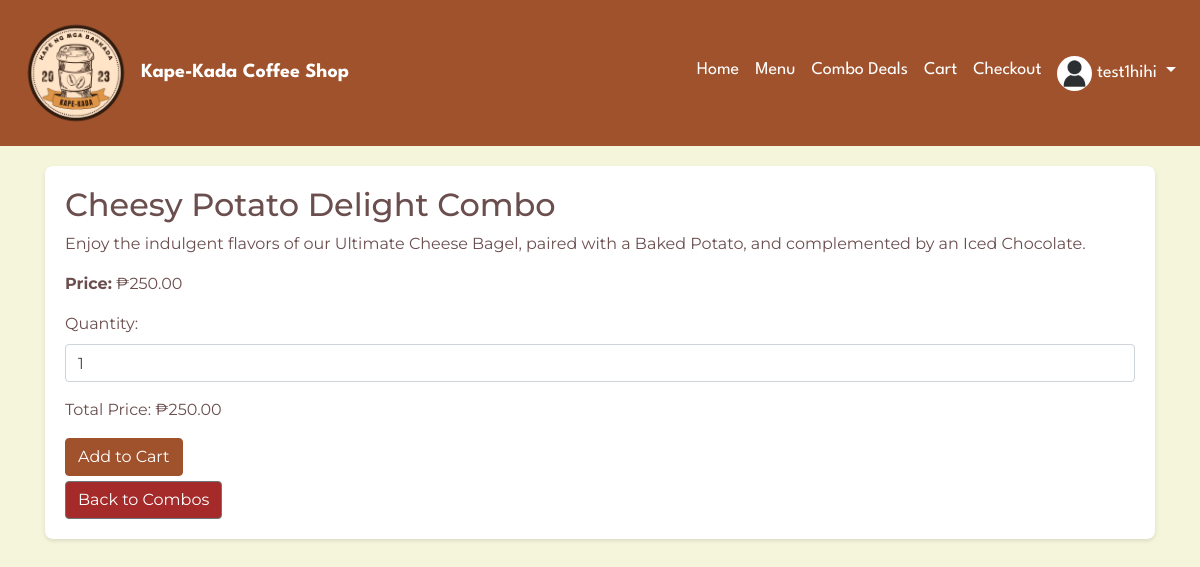
Page /combo_detail.php?id=100 (signed in) on the committed database.
### tables this page shows
CREATE TABLE `users` (
  `user_id` int NOT NULL,
  `fullname` varchar(255) NOT NULL,
  `email` varchar(330) NOT NULL,
  `phoneNumber` varchar(255) NOT NULL,
  `birthday` date NOT NULL,
  `password` varchar(255) NOT NULL,
  `role` varchar(255) NOT NULL,
  `wallet` decimal(10,2) DEFAULT '0.00',
  `address` varchar(255) DEFAULT NULL,
  `picture` varchar(255) DEFAULT NULL,
  `login_attempts` int DEFAULT NULL,
  `ban_time` int DEFAULT NULL
);

CREATE TABLE `combo_meals` (
  `combo_id` int NOT NULL,
  `name` varchar(255) NOT NULL,
  `description` text NOT NULL,
  `main_dish` varchar(255) NOT NULL,
  `side_dish` varchar(255) NOT NULL,
  `drink` varchar(255) NOT NULL,
  `price` decimal(10,2) NOT NULL,
  `discount_percentage` decimal(5,2) NOT NULL,
  `category` varchar(50) NOT NULL,
  `quantity` int NOT NULL
);

### combo_detail.php (the view, shortened to what this page needs)
<?php
include 'navbar.php';
include 'db_connection.php';
$comboId = $_GET['id'] ?? '';
$sql = "SELECT * FROM combo_meals WHERE combo_id = '$comboId'";
$result = mysqli_query($conn, $sql);
$combo = mysqli_fetch_assoc($result);
?>
<!DOCTYPE html>
<html lang="en">
<head>
    <link rel="stylesheet" href="https://stackpath.bootstrapcdn.com/bootstrap/4.5.2/css/bootstrap.min.css">
    <link rel="stylesheet" href="https://use.fontawesome.com/releases/v5.15.1/css/all.css">
</head>
<body>
<div class="container">
    <div class="white-container">
        <?php if ($combo): ?>
            <h2><?php echo htmlspecialchars($combo['name']); ?></h2>
            <p><?php echo htmlspecialchars($combo['description']); ?></p>
            <p><strong>Price:</strong> ₱<span id="comboPriceText"><?php echo number_format($combo['price'], 2); ?></span></p>
            <form id="addToCartForm" method="post" action="add_to_cart.php">
                <div class="form-group">
                    <label for="quantity">Quantity:</label>
                    <input type="number" id="quantity" name="quantity" class="form-control" min="1" value="1" onchange="updateTotalPrice()">
                </div>
                <p id="totalPrice"></p>
                <button type="submit" class="btn btn-primary">Add to Cart</button>
            </form>
            <a href="combos.php" class="btn btn-secondary">Back to Combos</a>
        <?php else: ?>
            <p>Combo not found.</p>
        <?php endif; ?>
    </div>
</div>
</body>
</html>

### navbar.php (shortened to what this page needs)
<?php
include 'db_connection.php';
$userData = null;
if (isset($_SESSION['email'])) {
    $userEmail = $_SESSION['email'];
    $userQuery = "SELECT fullname, picture FROM users WHERE email = ?";
    $stmt = $conn->prepare($userQuery);
    $stmt->bind_param("s", $userEmail);
    $stmt->execute();
    $result = $stmt->get_result();
    $userData = $result->fetch_assoc();
}
?>
<!DOCTYPE html>
<html lang="en">
<head>
    <link rel="stylesheet" href="https://stackpath.bootstrapcdn.com/bootstrap/4.5.2/css/bootstrap.min.css">
</head>
<body>
<nav class="navbar navbar-expand-lg fixed-top">
    <a class="navbar-brand" href="index.php">
        <img src="logo.png" alt="Kape-Kada Coffee Shop" style="width: 120px; height: auto;"> Kape-Kada Coffee Shop
    </a>
    <div class="collapse navbar-collapse" id="navbarNav">
        <ul class="navbar-nav ml-auto">
            <li class="nav-item active">
                <a class="nav-link" href="index.php">Home <span class="sr-only">(current)</span></a>
            </li>
            <li class="nav-item">
                <a class="nav-link" href="menu.php">Menu</a>
            </li>
            <li class="nav-item">
                <a class="nav-link" href="combos.php">Combo Deals</a>
            </li>
            <li class="nav-item">
                <a class="nav-link" href="cart.php">Cart</a>
            </li>
            <li class="nav-item">
                <a class="nav-link" href="checkout.php">Checkout</a>
            </li>
            <?php if ($userData): ?>
                <li class="nav-item dropdown">
                    <a class="nav-link dropdown-toggle" href="#" id="navbarDropdown" role="button" data-toggle="dropdown" aria-haspopup="true" aria-expanded="false">
                        <?php if ($userData['picture']): ?>
                            <img src="<?php echo $userData['picture']; ?>" alt="Profile Picture" style="width: 35px; height: 35px; border-radius: 50%;">
                        <?php endif; ?>
                        <?php echo $userData['fullname']; ?>
                    </a>
                </li>
            <?php endif; ?>
        </ul>
    </div>
</nav>
</body>
</html>

### navbar.php (style rules this page uses)
body { padding-top: 46px; color: #FFFFFF; }
.navbar { background-color: #A0522D; transition: background-color 0.5s ease; }
.navbar-brand { color: #FFFFFF; font-family: 'League Spartan', sans-serif; font-weight: bold; transition: transform 0.5s ease, color 0.3s ease; }
.navbar-brand img { transition: transform 0.5s ease; }
.nav-link { color: #FFFFFF !important; transition: color 0.3s ease; }
.nav-link { font-family: 'League Spartan', sans-serif; color: #FFFFFF !important; transition: color 0.3s ease; font-size: 18px; }
.nav-link, .dropdown-item { font-family: 'League Spartan', sans-serif; font-size: 18px; color: solid black !important; transition: color 0.3s ease; }

### combo_detail.php (style rules this page uses)
body { background-color: #F5F5DC; color: #6B4F4E; font-family: 'Montserrat', sans-serif; }
.navbar { font-family: 'Merriweather', serif; }
.container { margin-top: 120px; }
.white-container { background-color: #ffffff; padding: 20px; border-radius: 8px; box-shadow: 0 2px 4px rgba(0,0,0,0.1); }
.btn-primary { background-color: #A0522D; border-color: #A0522D; margin-bottom: 5px; }
.btn-secondary { background-color: #A52A2A; color: #FFFFFF; }

### rows in the picture
users: picture (placeholder picture), fullname "test1hihi"
combo_meals: name "Cheesy Potato Delight Combo", description "Enjoy the indulgent flavors of our Ultimate Cheese Bagel, paired with a Baked Potato, and complemented by an Iced Chocolate.", price "250.00"
